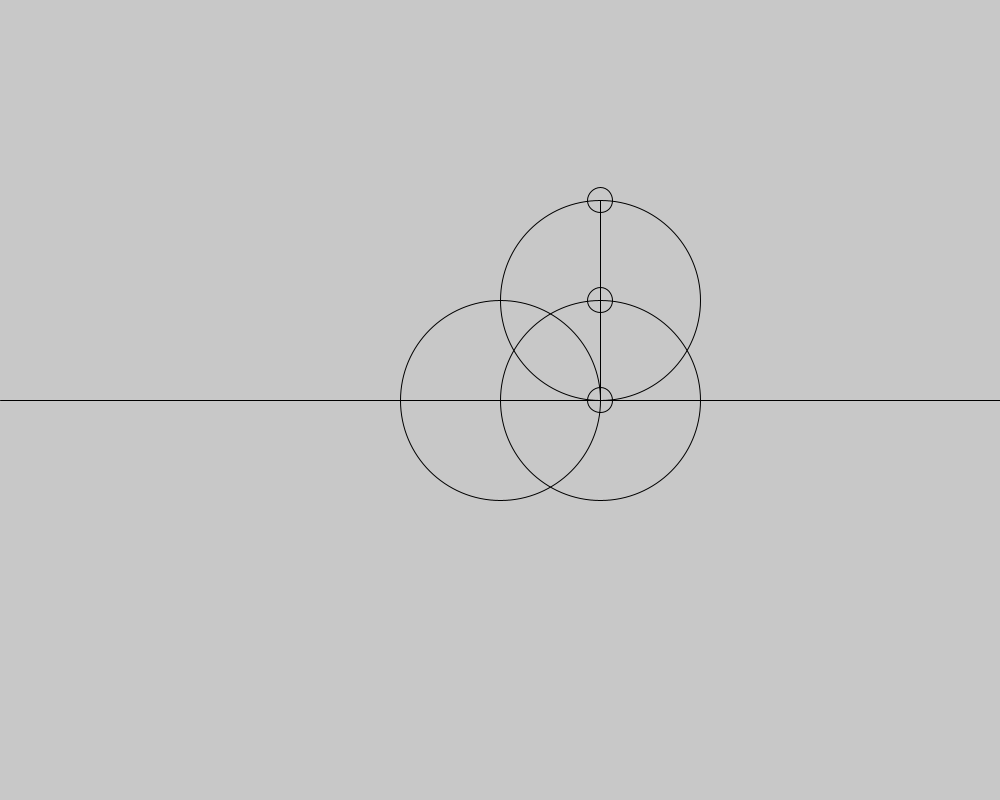
Frame 1 (no input)
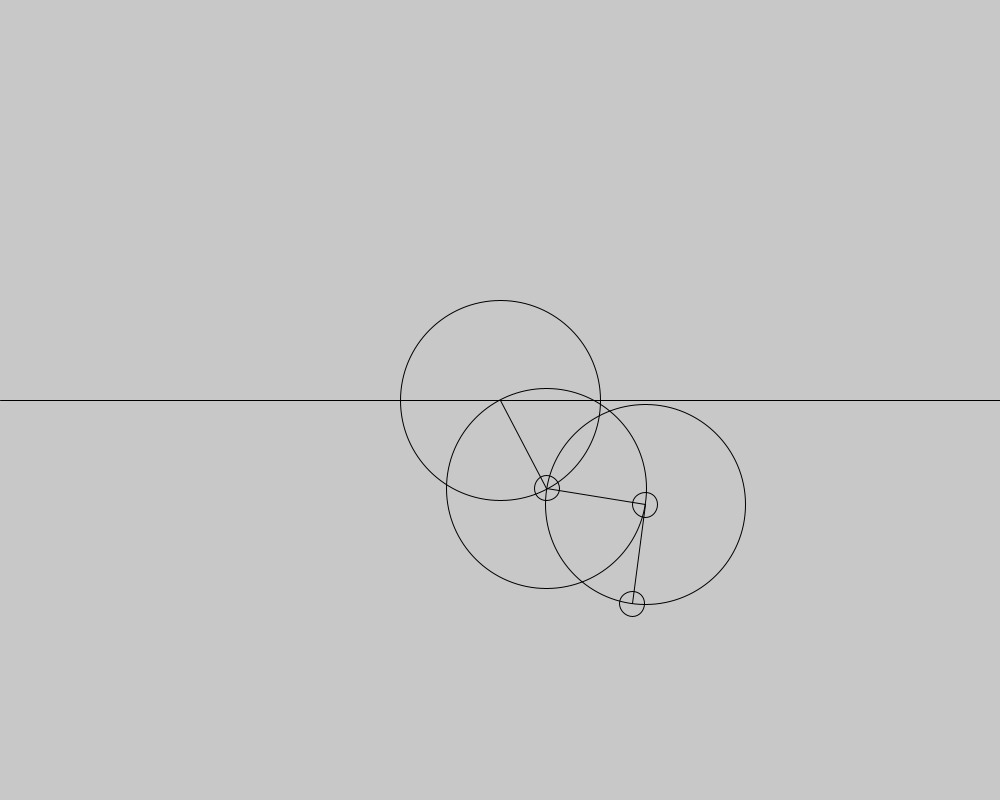
Frame 60 (the mouse pressed at the canvas centre just before this capture)
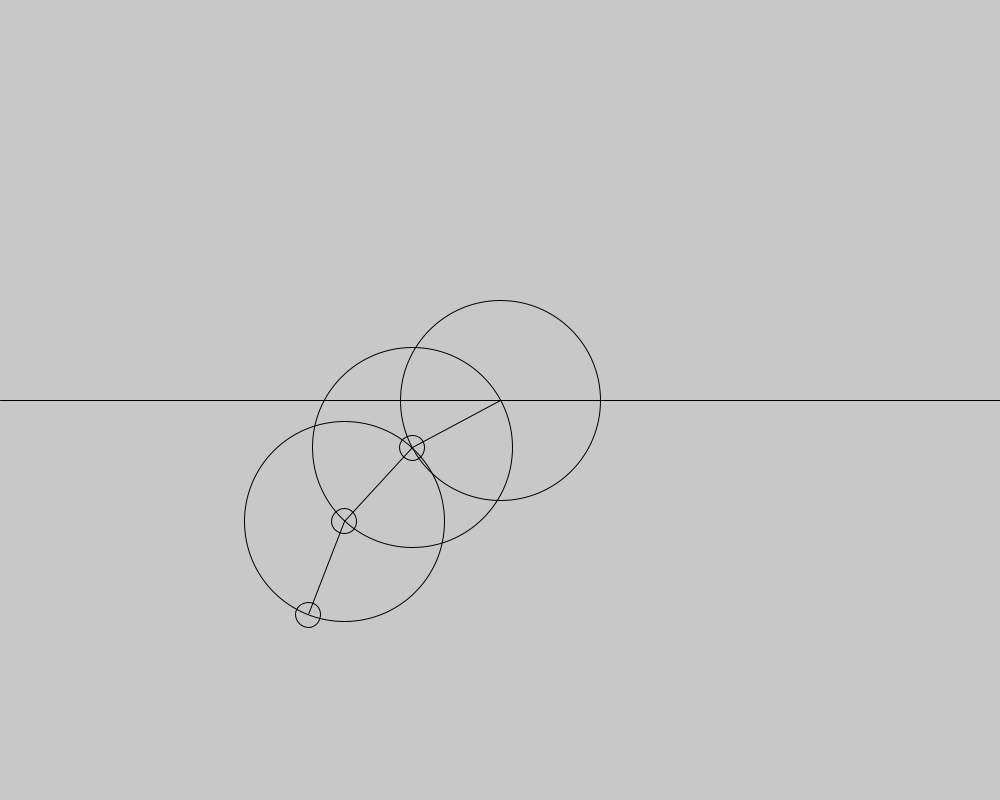
Frame 120 (the mouse held since frame 60 and released just before this capture)

The Processing sketch that drew these frames (run headless with seeded random() and noise(); from frame 60 on, the mouse is pressed at the canvas centre):

// Processing sketch: n_pendulum
// ── n_pendulum.pde
// PENDULO DE N NODOS 
int substeps=20;
float deltaTime=1.0/substeps;
int n=3;
int L=100;
node[]node=new node[n+1];
void setup() {
  int centerX=500;
  int centerY=400;
  size(1000, 800);
  node[0]=new node(centerX, centerY);
  for (int i=1; i<n+1; i++) {
    node[i]=new node(centerX+L, centerY-L*(i-1));
  }
}
void draw() {
  noFill();
  background(200);
  line(0, 400, 1000, 400);

  for (int i=1; i<n+1; i++) {
    show(i);
  }

  for (int i=0; i<substeps; i++) {
    game();
  }
}

void game() {
  for (int i=1; i<n+1; i++) {
    node[i].euclid(deltaTime);
    node[i].lockIn(deltaTime, node[i-1], L);
  }
}

void show(int i) {
  line(node[i].x, node[i].y, node[i-1].x, node[i-1].y);
  ellipse(node[i].x, node[i].y, 25, 25);
  ellipse(node[i-1].x, node[i-1].y, L*2, L*2);
}

class node {
  float x, y, u, v;
  float G;
  public node(float x, float y) {
    this.x=x;
    this.y=y;
    this.u=0;
    this.v=0;
    G=1.0;
  }
  void euclid(float delta) {
    x+=delta*u;
    y+=delta*v;
    v+=delta*G;
  }
  float distance(node other) {
    float dx=this.x-other.x;
    float dy=this.y-other.y;
    return sqrt(dx*dx+dy*dy);
  }
  void lockIn(float delta, node other, float L) {
    float dx=this.x-other.x;
    float dy=this.y-other.y;
    float prevx=this.x;
    float prevy=this.y;
    float correction=L-distance(other);
    this.x+=correction*dx/distance(other);
    this.y+=correction*dy/distance(other);
    this.u+=(this.x-prevx)/delta;
    this.v+=(this.y-prevy)/delta;
  }
}
